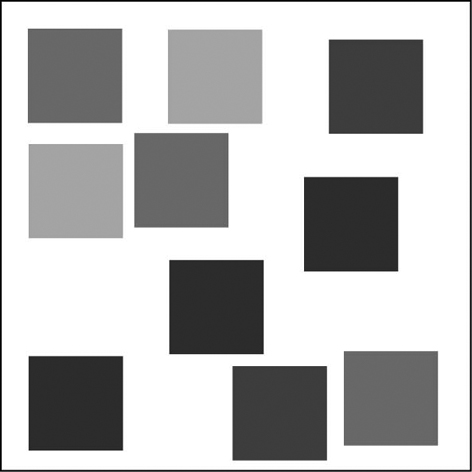
#> input picture Python_Analisis_Imagenes_oct2221/cuadrado.jpg, 472 x 472 px
$ python despliega01.py
#> lines starting #> are read from the running program, lines starting #| are printed output that depends on the picture; after the words box and inside, x2 and y2 are one past the last pixel; in counts of white or black regions, pixels touching at a corner belong together
#http://pillow.readthedocs.io/en/3.4.x/reference/Image.html#functions

from PIL import Image, ImageDraw
import numpy as np
import matplotlib.pyplot as plt

jpgfile = Image.open("cuadrado.jpg")
#> jpgfile is the input picture: PIL image 472x472 L; min 0, max 255, mean 184.7
print(dir(jpgfile))
#> (printed output is left out)

print(jpgfile.bits, jpgfile.size, jpgfile.format)
#| 8 (472, 472) JPEG

image = np.array(jpgfile)
ss = image.shape
#> ss = (472, 472)
print(ss)
#| (472, 472)
print(ss[0]*ss[1])
#| 222784

img = image # image[:,:,1]
print(img.shape)
#| (472, 472)

#img = 255 * (img > 10) * (img<50)

img = 255 * (img > 50) * (img < 80)
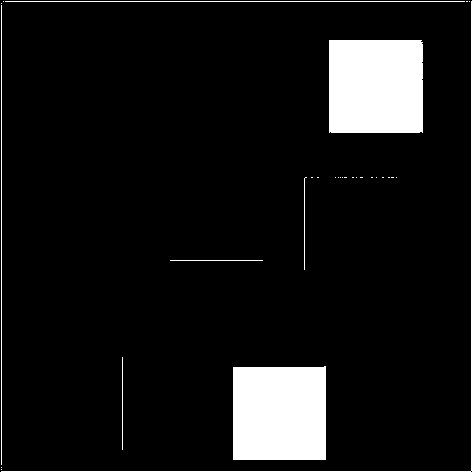
#> img: shape (472, 472) int64; 8.8% white; 30 white regions (22 under 20 px), largest, box (x1, y1, x2, y2) and area: (329, 40, 423, 133) 8733, (233, 366, 326, 460) 8651, (1, 1, 472, 472) 940

im = Image.fromarray(np.uint8(img))
im.show()

$ run again, with Python_Analisis_Imagenes_oct2221/download.jpg copied over Python_Analisis_Imagenes_oct2221/cuadrado.jpg
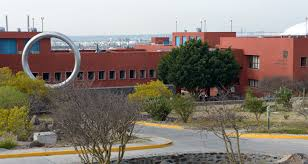
#> input picture Python_Analisis_Imagenes_oct2221/download.jpg, 308 x 164 px
#> jpgfile is the input picture: PIL image 308x164 RGB; mean R, G, B 134.8, 124.3, 114.8
#> (printed output is left out)
#| 8 (308, 164) JPEG
#| (164, 308, 3)
#| 50512
#| (164, 308, 3)
#> `img = 255 * (img > 50) * (img < 80)`:
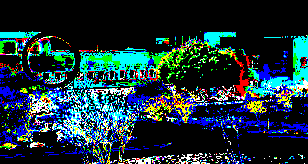
#> img: shape (164, 308, 3) int64; mean R, G, B 26.3, 51.1, 58.4
